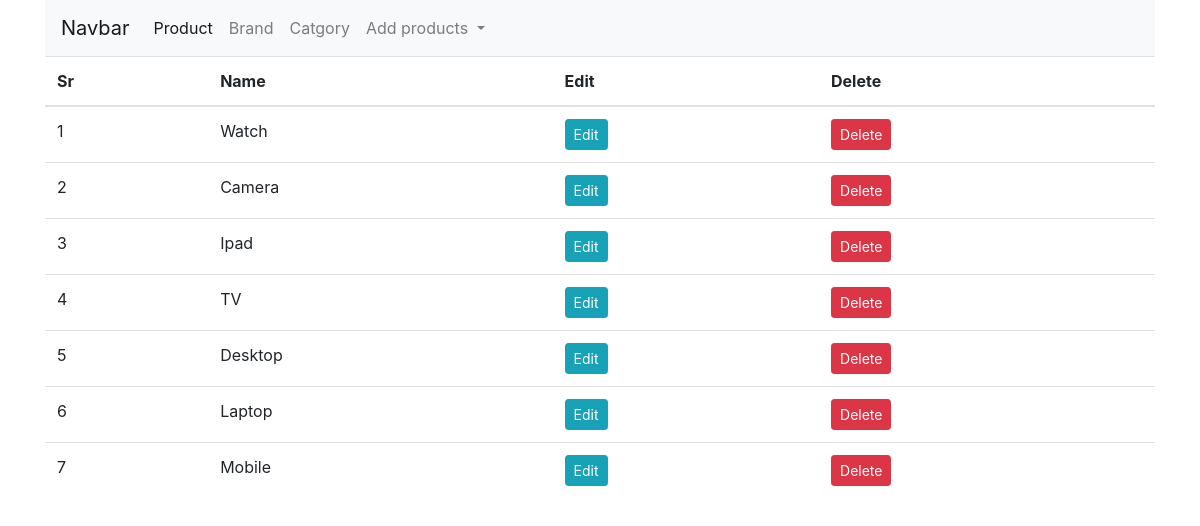
The page /categories on the database as committed earlier.
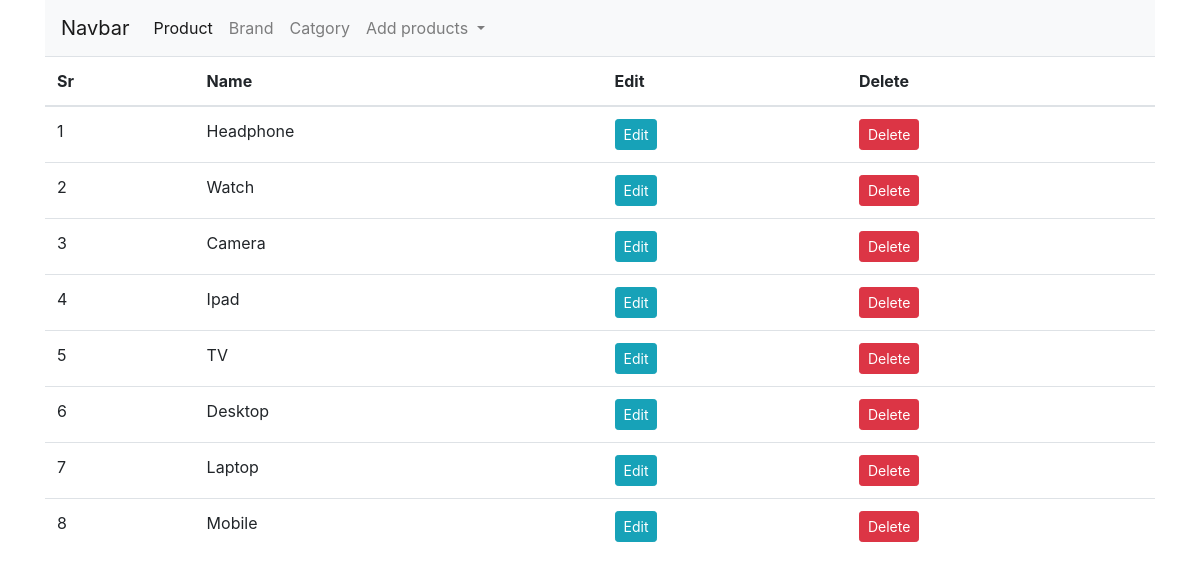
The same page on the database as committed later.
### shop/products/models.py (models this page shows, shortened)
class Category(db.Model):
    id = db.Column(db.Integer, primary_key=True)
    name = db.Column(db.String(30), unique=True, nullable=False)

### shop/admin/routes.py (the view)
@app.route('/categories')
def categories():
    categories = Category.query.order_by(Category.id.desc()).all()
    return render_template('admin/brand.html', title='categories',categories=categories)

### shop/templates/admin/brand.html (shortened to what this page needs)
{% extends 'layout.html' %}
{% block content %}
<div class="container">
    <nav class="navbar navbar-expand-lg navbar-light bg-light">
        <a class="navbar-brand" href="{{url_for('admin')}}">Navbar</a>
        <div class="collapse navbar-collapse" id="navbarNavDropdown">
          <ul class="navbar-nav">
            <li class="nav-item active">
              <a class="nav-link" href="{{url_for('admin')}}">Product <span class="sr-only">(current)</span></a>
            </li>
            <li class="nav-item">
              <a class="nav-link" href="{{url_for('brands')}}">Brand</a>
            </li>
            <li class="nav-item">
              <a class="nav-link" href="{{url_for('categories')}}">Catgory</a>
            </li>
            <li class="nav-item dropdown">
              <a class="nav-link dropdown-toggle" href="#" id="navbarDropdownMenuLink" role="button" data-toggle="dropdown" aria-haspopup="true" aria-expanded="false">
                Add products
              </a>
            </li>
          </ul>
        </div>
      </nav>
</div>
<div class="container">
    <table class="table tbale-sm">
        <thead>
            <th>Sr</th>
            <th>Name</th>
            <th>Edit</th>
            <th>Delete</th>
        </thead>
        <tbody>
         {% if brands %}
          {% for brand in brands %}
          <tr>
            <td>{{loop.index}}</td>
            <td>{{ brand.name }}</td>
            <td><a href="{{url_for('updatebrand', id=brand.id)}}" class="btn btn-sm btn-info">Edit</a></td>
            <td><button type="button" class="btn btn-danger btn-sm" data-toggle="modal" data-target="#exampleModal-{{brand.id}}">
              Delete
            </button></td>
          </tr>
<div class="modal fade" id="exampleModal-{{brand.id}}" tabindex="-1" role="dialog" aria-labelledby="exampleModalLabel" aria-hidden="true">
  <div class="modal-dialog" role="document">
    <div class="modal-content">
      <div class="modal-header">
        <h5 class="modal-title" id="exampleModalLabel">{{ brand.name }}</h5>
        <button type="button" class="close" data-dismiss="modal" aria-label="Close">
          <span aria-hidden="true">&times;</span>
        </button>
      </div>
      <div class="modal-body">
        <p class="text-danger">Are you Sure that you want to delete this brand ({{ brand.name }}) </p>
       </div>
       <div class="modal-footer">
        <button type="button" class="btn btn-secondary" data-dismiss="modal">Cancel</button>
        <form action="{{url_for('deletebrand',id=brand.id)}}" method="post">
          <button type="submit" class="btn btn-danger">Delete</button>
        </form>
      </div>
    </div>
  </div>
</div>
          {% endfor %}
          {% else %}
          {% for category in categories %}
          <tr>
            <td>{{loop.index}}</td>
            <td>{{ category.name }}</td>
            <td> <a href="{{url_for('updatecat', id=category.id)}}" class="btn btn-sm btn-info">Edit</a></td>
            <td><button type="button" class="btn btn-danger btn-sm" data-toggle="modal" data-target="#exampleModal-{{category.id}}">
              Delete
            </button></td>
          </tr>
          {% endfor %}
          {% endif %}
        </tbody>
    </table>
</div>
{% endblock content %}

Rows that differ between the two databases and show on the page:
added Category: name "Headphone"
